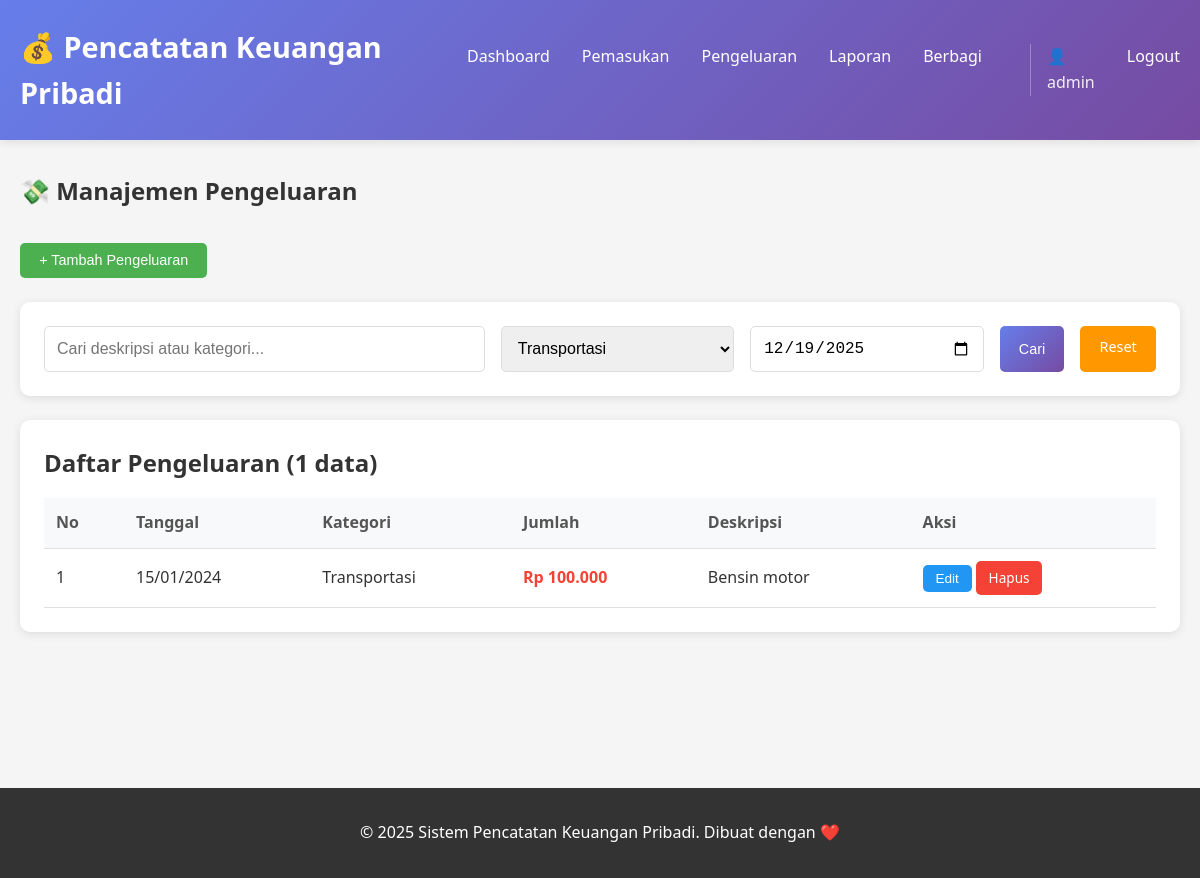
The page /pages/pengeluaran.php?kategori_id=2 (signed in) on the database its author committed.
### tables this page shows
CREATE TABLE IF NOT EXISTS pengeluaran (
    id INT AUTO_INCREMENT PRIMARY KEY,
    kategori_id INT NOT NULL,
    tanggal DATE NOT NULL,
    jumlah DECIMAL(15,2) NOT NULL,
    deskripsi TEXT,
    created_at TIMESTAMP DEFAULT CURRENT_TIMESTAMP,
    updated_at TIMESTAMP DEFAULT CURRENT_TIMESTAMP ON UPDATE CURRENT_TIMESTAMP,
    FOREIGN KEY (kategori_id) REFERENCES kategori_pengeluaran(id) ON DELETE RESTRICT
);

CREATE TABLE IF NOT EXISTS kategori_pengeluaran (
    id INT AUTO_INCREMENT PRIMARY KEY,
    nama_kategori VARCHAR(100) NOT NULL,
    deskripsi TEXT,
    created_at TIMESTAMP DEFAULT CURRENT_TIMESTAMP,
    updated_at TIMESTAMP DEFAULT CURRENT_TIMESTAMP ON UPDATE CURRENT_TIMESTAMP
);

### pages/pengeluaran.php (the view, shortened to what this page needs)
<?php
require_once __DIR__ . '/../config/koneksi.php';
require_once __DIR__ . '/../includes/header.php';
$sql_kategori = "SELECT * FROM kategori_pengeluaran ORDER BY nama_kategori";
$result_kategori = $conn->query($sql_kategori);
$limit = 10;
$page = isset($_GET['page']) ? (int)$_GET['page'] : 1;
$offset = ($page - 1) * $limit;
$search = isset($_GET['search']) ? $_GET['search'] : '';
$kategori_id = isset($_GET['kategori_id']) ? $_GET['kategori_id'] : '';
$tanggal_filter = isset($_GET['tanggal']) ? $_GET['tanggal'] : '';
$where_clause = "WHERE 1=1";
$params = [];
$types = "";
if ($kategori_id) {
    $where_clause .= " AND p.kategori_id = ?";
    $params[] = $kategori_id;
    $types .= "i";
}
$sql = "SELECT p.*, k.nama_kategori
        FROM pengeluaran p
        LEFT JOIN kategori_pengeluaran k ON p.kategori_id = k.id
        $where_clause
        ORDER BY p.tanggal DESC, p.id DESC
        LIMIT ? OFFSET ?";
$params[] = $limit;
$params[] = $offset;
$types .= "ii";
$stmt = $conn->prepare($sql);
if (!empty($params)) {
    $stmt->bind_param($types, ...$params);
}
$stmt->execute();
$result = $stmt->get_result();
$sql_count = "SELECT COUNT(*) as total FROM pengeluaran p $where_clause";
$params_count = array_slice($params, 0, -2);
$types_count = substr($types, 0, -2);
$stmt_count = $conn->prepare($sql_count);
if (!empty($params_count)) {
    $stmt_count->bind_param($types_count, ...$params_count);
}
$stmt_count->execute();
$total_data = $stmt_count->get_result()->fetch_assoc()['total'];
?>
<div class="container">
    <h2 style="margin-bottom: 2rem;">💸 Manajemen Pengeluaran</h2>
    <div style="margin-bottom: 1.5rem;">
        <button class="btn btn-success" onclick="showAddForm()">+ Tambah Pengeluaran</button>
    </div>
    <div class="search-filter">
        <form method="GET" style="display: flex; gap: 1rem; width: 100%;">
            <input type="text" name="search" placeholder="Cari deskripsi atau kategori..." value="<?php echo htmlspecialchars($search); ?>" style="flex: 2;">
            <select name="kategori_id" style="flex: 1;">
                <?php
                $result_kategori->data_seek(0);
                while($kategori = $result_kategori->fetch_assoc()): ?>
                    <option value="<?php echo $kategori['id']; ?>" <?php echo $kategori_id == $kategori['id'] ? 'selected' : ''; ?>>
                        <?php echo htmlspecialchars($kategori['nama_kategori']); ?>
                    </option>
                <?php endwhile; ?>
            </select>
            <input type="date" name="tanggal" value="<?php echo htmlspecialchars($tanggal_filter); ?>" style="flex: 1;">
            <button type="submit" class="btn btn-primary">Cari</button>
            <a href="pengeluaran.php" class="btn btn-warning">Reset</a>
        </form>
    </div>
    <div class="table-container">
        <div class="table-header">
            <h3 class="table-title">Daftar Pengeluaran (<?php echo number_format($total_data); ?> data)</h3>
        </div>
        <table>
            <thead>
                <tr>
                    <th>No</th>
                    <th>Tanggal</th>
                    <th>Kategori</th>
                    <th>Jumlah</th>
                    <th>Deskripsi</th>
                    <th>Aksi</th>
                </tr>
            </thead>
            <tbody>
                <?php if ($result->num_rows > 0): ?>
                    <?php
                    $no = $offset + 1;
                    while($row = $result->fetch_assoc()):
                    ?>
                        <tr>
                            <td><?php echo $no++; ?></td>
                            <td><?php echo date('d/m/Y', strtotime($row['tanggal'])); ?></td>
                            <td><?php echo htmlspecialchars($row['nama_kategori']); ?></td>
                            <td style="color: #f44336; font-weight: bold;">
                                Rp <?php echo number_format($row['jumlah'], 0, ',', '.'); ?>
                            </td>
                            <td><?php echo htmlspecialchars($row['deskripsi']); ?></td>
                            <td>
                                <button class="btn btn-info btn-sm" onclick="editData(<?php echo htmlspecialchars(json_encode($row)); ?>)">Edit</button>
                                <a href="process_pengeluaran.php?action=hapus&id=<?php echo $row['id']; ?>"
                                   class="btn btn-danger btn-sm"
                                   onclick="return confirmDelete('Apakah Anda yakin ingin menghapus pengeluaran ini?')">Hapus</a>
                            </td>
                        </tr>
                    <?php endwhile; ?>
                <?php endif; ?>
            </tbody>
        </table>
    </div>
</div>
<?php
require_once __DIR__ . '/../includes/footer.php';
?>

### assets/css/style.css (style rules this page uses)
* { margin: 0; padding: 0; box-sizing: border-box; }
body { font-family: 'Segoe UI', Tahoma, Geneva, Verdana, sans-serif; line-height: 1.6; color: #333; background-color: #f5f5f5; }
.container { max-width: 1200px; margin: 0 auto; padding: 0 20px; }
.table-container { background: white; border-radius: 10px; padding: 1.5rem; box-shadow: 0 2px 10px rgba(0,0,0,0.1); }
.table-header { display: flex; justify-content: space-between; align-items: center; margin-bottom: 1rem; }
.table-title { font-size: 1.5rem; font-weight: bold; color: #333; }
table { width: 100%; border-collapse: collapse; margin-top: 1rem; }
table th, table td { padding: 0.75rem; text-align: left; border-bottom: 1px solid #e0e0e0; }
table th { background-color: #f8f9fa; font-weight: 600; color: #555; }
.btn { display: inline-block; padding: 0.6rem 1.2rem; border: none; border-radius: 5px; cursor: pointer; font-size: 0.9rem; font-weight: 500; text-decoration: none; transition: all 0.3s; }
.btn-primary { background: linear-gradient(135deg, #667eea 0%, #764ba2 100%); color: white; }
.btn-success { background: #4CAF50; color: white; }
.btn-danger { background: #f44336; color: white; }
.btn-warning { background: #ff9800; color: white; }
.btn-info { background: #2196F3; color: white; }
.btn-sm { padding: 0.4rem 0.8rem; font-size: 0.85rem; }
.search-filter { background: white; border-radius: 10px; padding: 1.5rem; margin-bottom: 1.5rem; display: flex; gap: 1rem; flex-wrap: wrap; box-shadow: 0 2px 10px rgba(0,0,0,0.1); }
.search-filter input, .search-filter select { flex: 1; min-width: 200px; padding: 0.75rem; border: 1px solid #ddd; border-radius: 5px; font-size: 1rem; }

### rows shown on the page
pengeluaran: tanggal "15/01/2024", kategori.nama_kategori "Transportasi", jumlah "100.000", deskripsi "Bensin motor"

### other values the page prints
$_SESSION['username'] "admin"
$total_data "1"
form field kategori_id "Transportasi"
